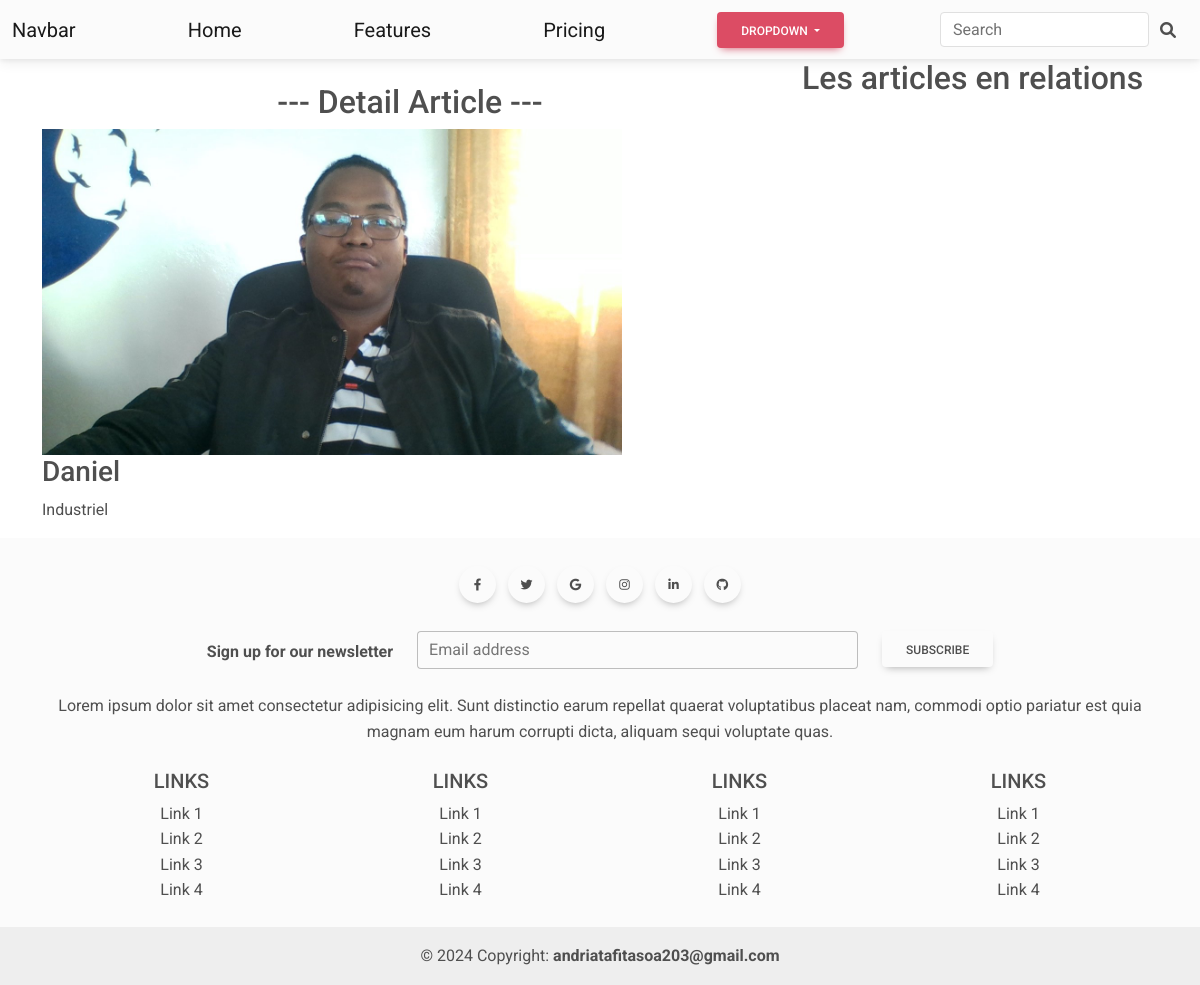
The app's page /article/10 with its own data.
### blog/models.py (models this page shows, shortened)
class Article(models.Model):
    title = models.CharField(max_length=50)
    category = models.ForeignKey(Category, on_delete=models.CASCADE)
    desc = models.TextField()
    image = models.ImageField()
    created_at = models.DateTimeField(auto_now_add=True)
    updated_at = models.DateTimeField(auto_now=True)

class Category(models.Model):
    name = models.CharField(max_length=120)
    def __str__(self) -> str:
        return self.name

### blog/views.py (the view)
# urls.py: path("article/<int:id_article>", detail, name = "detail"),
def detail(request, id_article):
    article = Article.objects.get(id = id_article)
    return render(request, "detail.html", {"article": article})

### blog/templates/detail.html
{% extends "base.html" %}
{% block content %}
<div class = "container">
  <div class = "row">
    <div class = "col-md-8">
      <h2 class = 'text-center mt-4'>--- Detail Article ---</h2>
      <img src= "{{article.image.url}}" style = "max-width: 580px">
      <h3>{{article.title}}</h3>
      <p> {{article.category}}</p>
    </div>
    <div class = "col-md-4">
    <h2>Les articles en relations</h2>
    </div>
  </div>
</div>
{% endblock%}

### records on screen
Article: image (picture), title "Daniel", category "Industriel"
